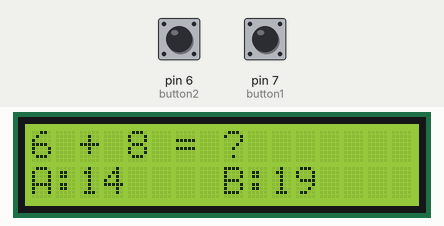
Simulated run of this sketch. Board: Arduino Uno, built with avr-gcc and run on an emulated ATmega328P. Shown: 16×2 character LCD. Inputs (shaded band) come from the test bench; at power-on: pin 6 (button2) HIGH, pin 7 (button1) HIGH. Random numbers use the default seed unless the sketch sets one.

Above: at 1.2 s.
1.3 s: pin 6 (button2) pulled LOW for 3.2 s
At 2.1 s:
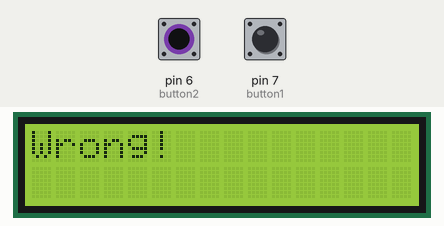
6.8 s: pin 7 (button1) pulled LOW for 0.15 s
At 9.6 s:
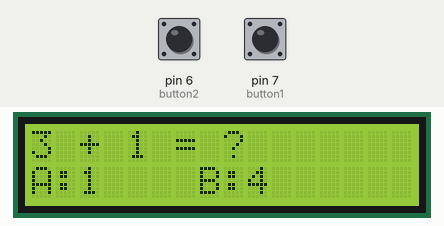
9.9 s: pin 6 (button2) pulled LOW for 0.15 s
At 11.1 s:
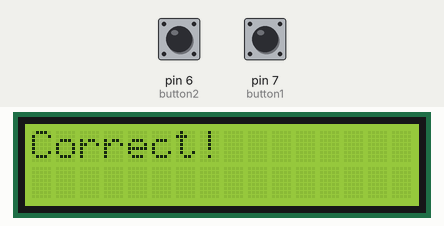
13.0 s: pin 7 (button1) pulled LOW for 1 s
At 15.8 s:
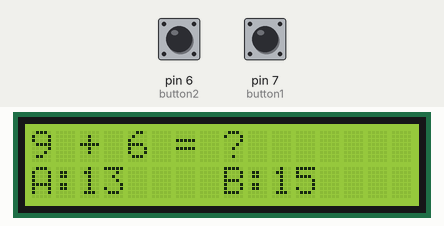
Timing chart, 0 to 17.3 s (numbered marks = the images above; inputs shaded):
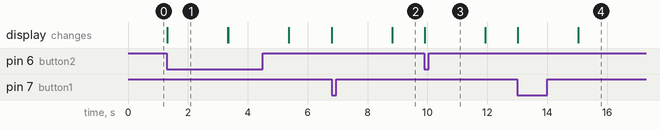

Measured:
- after the input at 1.3 s, the display: changes at once (image 1)
- after the input at 6.8 s, the display: first changes at once (image 2 shows a later state)
- after the input at 9.9 s, the display: changes at once (image 3)
- after the input at 13.0 s, the display: first changes at once (image 4 shows a later state)
- what the display in image 1 shows lasts 2.0 s, from 1.3 s to 3.3 s

The sketch:

R41._Intercative_Math_Quiz_Game_on_LCD.ino
```cpp
#include <LiquidCrystal_I2C.h>

int button1 = 7;  // Button for Option A
int button2 = 6;  // Button for Option B

LiquidCrystal_I2C lcd(0x27, 16, 2);

int correctAnswer;
int optionA, optionB;

void setup() {
  lcd.init();
  lcd.backlight();
  pinMode(button1, INPUT_PULLUP);
  pinMode(button2, INPUT_PULLUP);
  randomSeed(analogRead(0));
  generateQuestion();  // Start with the first question
}

void loop() {
  if (digitalRead(button1) == LOW) checkAnswer(optionA);
  if (digitalRead(button2) == LOW) checkAnswer(optionB);
}

// Function: Generate a random addition question
void generateQuestion() {
  int num1 = random(1, 10);
  int num2 = random(1, 10);
  correctAnswer = num1 + num2;

  lcd.clear();
  lcd.setCursor(0, 0);
  lcd.print(num1);
  lcd.print(" + ");
  lcd.print(num2);
  lcd.print(" = ?");

  generateOptions();  // Show answer options
}

// Function: Generate and display two answer options
void generateOptions() {
  int wrongAnswer;

  do {
    wrongAnswer = correctAnswer + random(-5, 6);  // Ensure it's not same
  } while (wrongAnswer == correctAnswer);

  if (random(2) == 0) {
    optionA = correctAnswer;
    optionB = wrongAnswer;
  } else {
    optionA = wrongAnswer;
    optionB = correctAnswer;
  }

  lcd.setCursor(0, 1);
  lcd.print("A:");
  lcd.print(optionA);
  lcd.print("    B:");
  lcd.print(optionB);
}

// Function: Check selected answer and display result
void checkAnswer(int selected) {
  lcd.clear();
  lcd.setCursor(0, 0);

  if (selected == correctAnswer) {
    lcd.print("Correct!");
  } else {
    lcd.print("Wrong!");
  }

  delay(2000);  // Pause before next question
  generateQuestion();
}
```
